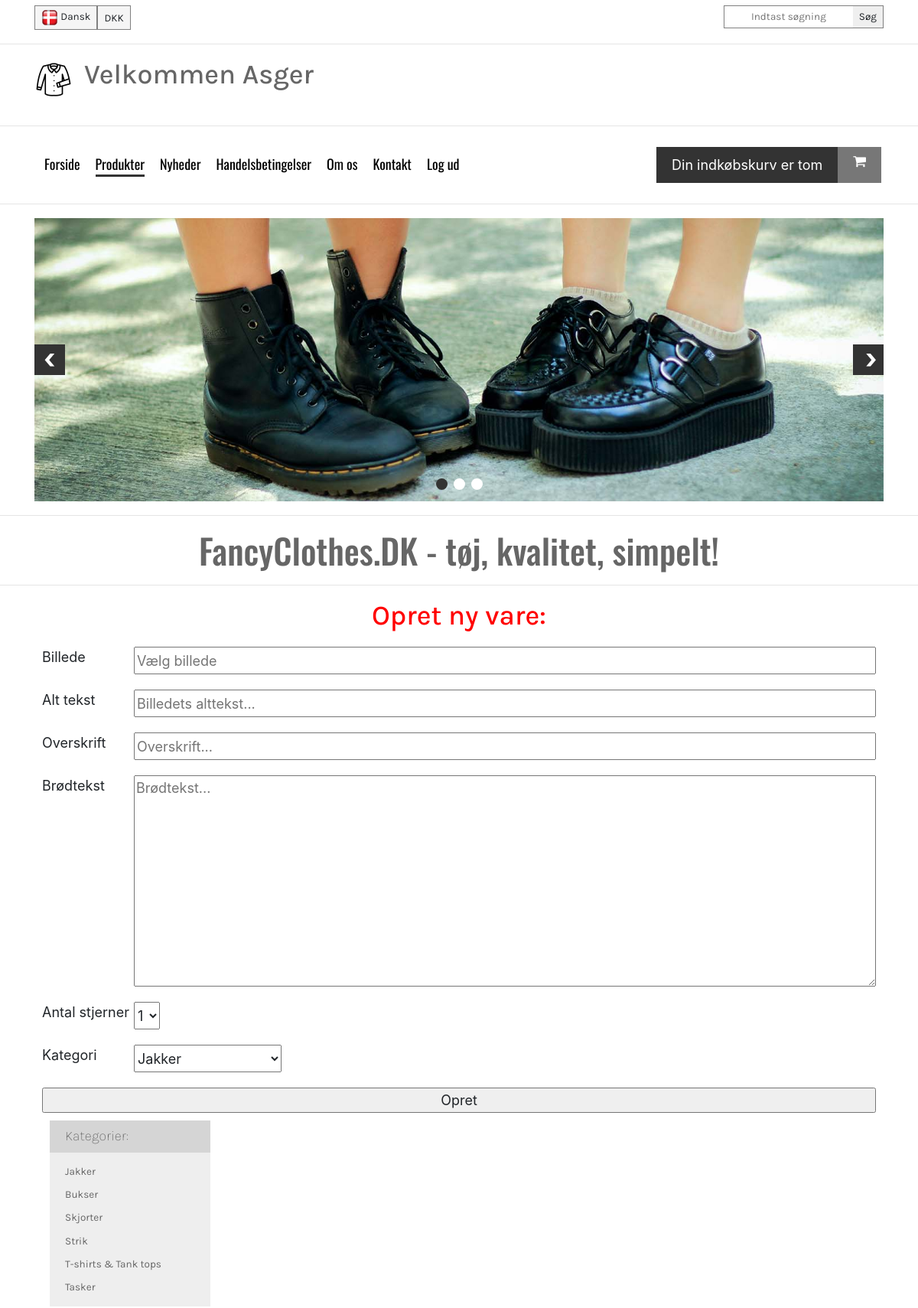
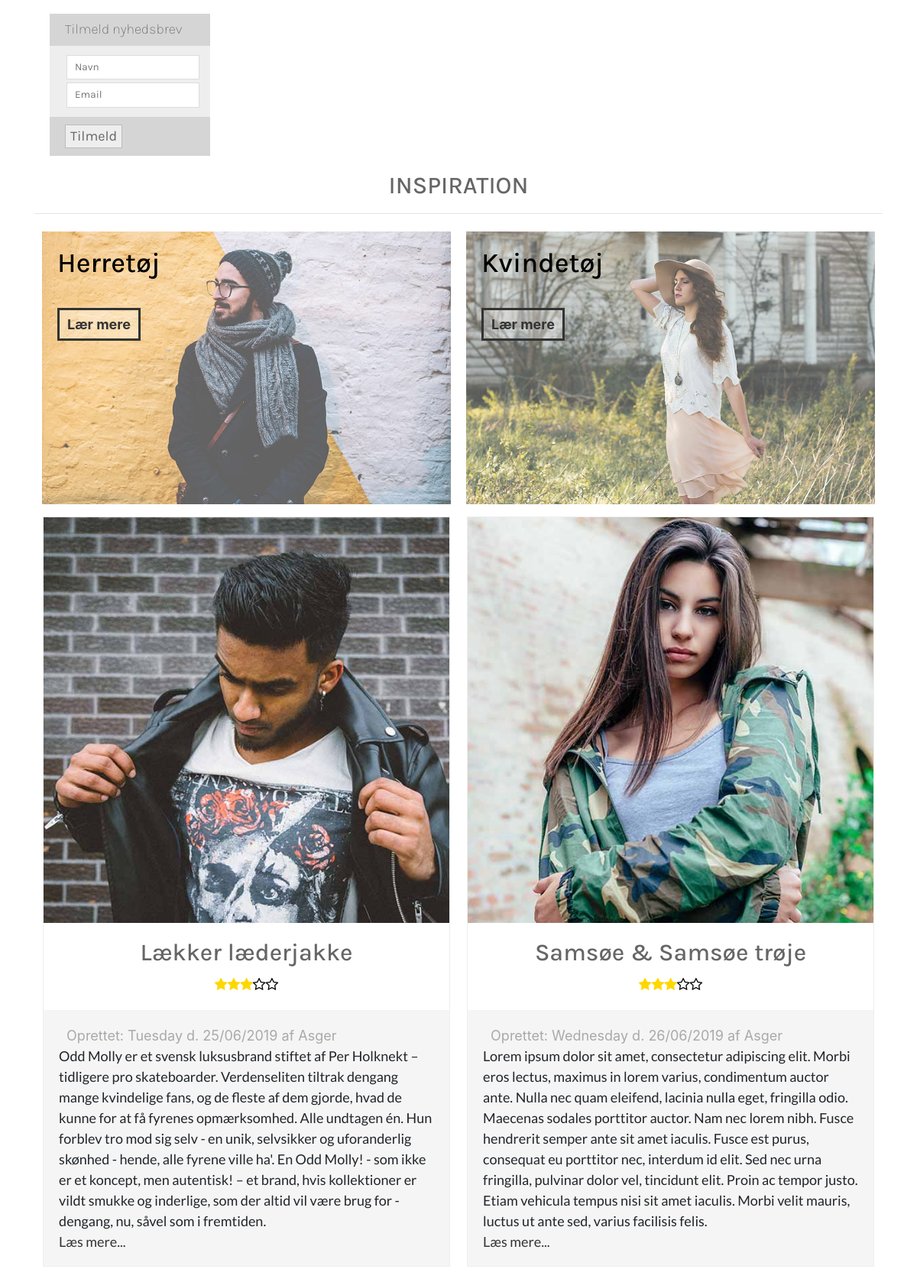
The page /products.php (signed in, upper part) on the database its author committed (2 pictures, top to bottom).
### tables this page shows
CREATE TABLE `products` (
  `productId` int(5) NOT NULL,
  `title` varchar(50) NOT NULL,
  `imgSrc` varchar(200) NOT NULL,
  `imgAlt` varchar(50) NOT NULL,
  `published` timestamp NOT NULL DEFAULT CURRENT_TIMESTAMP ON UPDATE CURRENT_TIMESTAMP,
  `content` varchar(1000) NOT NULL,
  `userId` int(5) NOT NULL,
  `stars` int(1) NOT NULL,
  `category` varchar(30) NOT NULL
);

CREATE TABLE `users` (
  `userId` int(5) NOT NULL,
  `dbUsername` varchar(50) NOT NULL,
  `dbPassword` varchar(255) NOT NULL,
  `accessLevel` int(1) NOT NULL DEFAULT '3',
  `dbEmail` varchar(50) NOT NULL
);

### assets/getProducts.php (the view, shortened to what this page needs)
<?php
    require_once "connect.php";
    $statement = $dbh->prepare("SELECT products.*, users.dbUsername from products join users on users.userId = products.userId");
    $statement->execute();
    while ($row = $statement->fetch()) {
        ?>
            <article>
                    <img src="<?php echo $row['imgSrc']; ?>" alt="<?php echo $row['imgAlt']; ?>">
                    <div class="info">
                        <h3><?php echo $row['title']; ?></h3>
                        <div class="stars">
                           <?php
                           $stars = $row['stars'];
                           for ($i=1; $i <= $stars; $i++) {
                               echo "<i class='fa fa-star' aria-hidden='true'></i>";
                           }
                           for ($i=1; $i <= 5-$stars; $i++) {
                               echo "<i class='fa fa-star-o' aria-hidden='true'></i>";
                           }
                           ?>
                        </div>
                    </div>
                    <div class="description">
                        <div class="published">
                            Oprettet: <?php echo strftime("%A d. %d/%m/%Y", strtotime($row['published'])). " af " .$row['dbUsername']; ?>
                        </div>
                        <p><?php echo $row['content']; ?>
                            <a href="#">Læs mere...</a></p>
                    </div>
            </article>
        <?php
    }

### css/main.css (style rules this page uses)
html { color: #222; font-size: 1em; line-height: 1.4; }
audio, canvas, iframe, img, svg, video { vertical-align: middle; }

### css/styles.css (style rules this page uses)
:root { font-size: 18px; }
main .products h3 { text-align: center; }
main .products .frontProducts article { -webkit-box-flex: 1; -ms-flex: 1 1 31%; flex: 1 1 31%; margin: 1%; -webkit-box-sizing: border-box; box-sizing: border-box; border: 1px solid #eee; display: -webkit-box; display: -ms-flexbox; display: flex; -webkit-box-orient: vertical; -webkit-box-direction: normal; -ms-flex-direction: column; flex-direction: column; position: relative; }
main .products .frontProducts article img { width: 100%; }
main .products .frontProducts article .info { text-align: center; padding: 20px; }
main .products .frontProducts article .info .stars .fa-star { color: gold; }
main .products .frontProducts article .info .stars .fa-star-o { color: black; }
main .products .frontProducts article .description { background: #f5f5f5; padding: 20px 20px 0 20px; }
main .products .frontProducts article .description .published { color: darkgray; margin: 0 10px; }
main .products .frontProducts article .description p { font-family: "Lato", sans-serif; }
main .products .frontProducts article .description p a { color: #333; display: block; }
h1, h2, h3, h4, h5, h6 { font-family: "Karla", sans-serif; color: #666; }
@media screen and (max-width: 1200px) { main .products .frontProducts article { -webkit-box-flex: 1; -ms-flex: 1 1 48%; flex: 1 1 48%; } }

### rows shown on the page
products: imgSrc (picture), title "Lækker læderjakke", stars 3 (drawn), published "Tuesday d. 25/06/2019", userId.dbUsername "Asger", content "Odd Molly er et svensk luksusbrand stiftet af Per Holknekt – tidligere pro skateboarder. Verdenseliten tiltrak dengang mange kvindelige fans, og de fleste af dem gjorde, hvad de kunne for at få fyrenes opmærksomhed. Alle undtagen én. Hun forblev tro mod sig selv - en unik, selvsikker og uforanderlig skønhed - hende, alle fyrene ville ha'. En Odd Molly! - som ikke er et koncept, men autentisk! – et brand, hvis kollektioner er vildt smukke og inderlige, som der altid vil være brug for - dengang, nu, såvel som i fremtiden."
products: imgSrc (picture), title "Samsøe & Samsøe trøje", stars 3 (drawn), published "Wednesday d. 26/06/2019", userId.dbUsername "Asger", content "Lorem ipsum dolor sit amet, consectetur adipiscing elit. Morbi eros lectus, maximus in lorem varius, condimentum auctor ante. Nulla nec quam eleifend, lacinia nulla eget, fringilla odio. Maecenas sodales porttitor auctor. Nam nec lorem nibh. Fusce hendrerit semper ante sit amet iaculis. Fusce est purus, consequat eu porttitor nec, interdum id elit. Sed nec urna fringilla, pulvinar dolor vel, tincidunt elit. Proin ac tempor justo. Etiam vehicula tempus nisi sit amet iaculis. Morbi velit mauris, luctus ut ante sed, varius facilisis felis."

### other values the page prints
$_SESSION['username'] "Asger"
